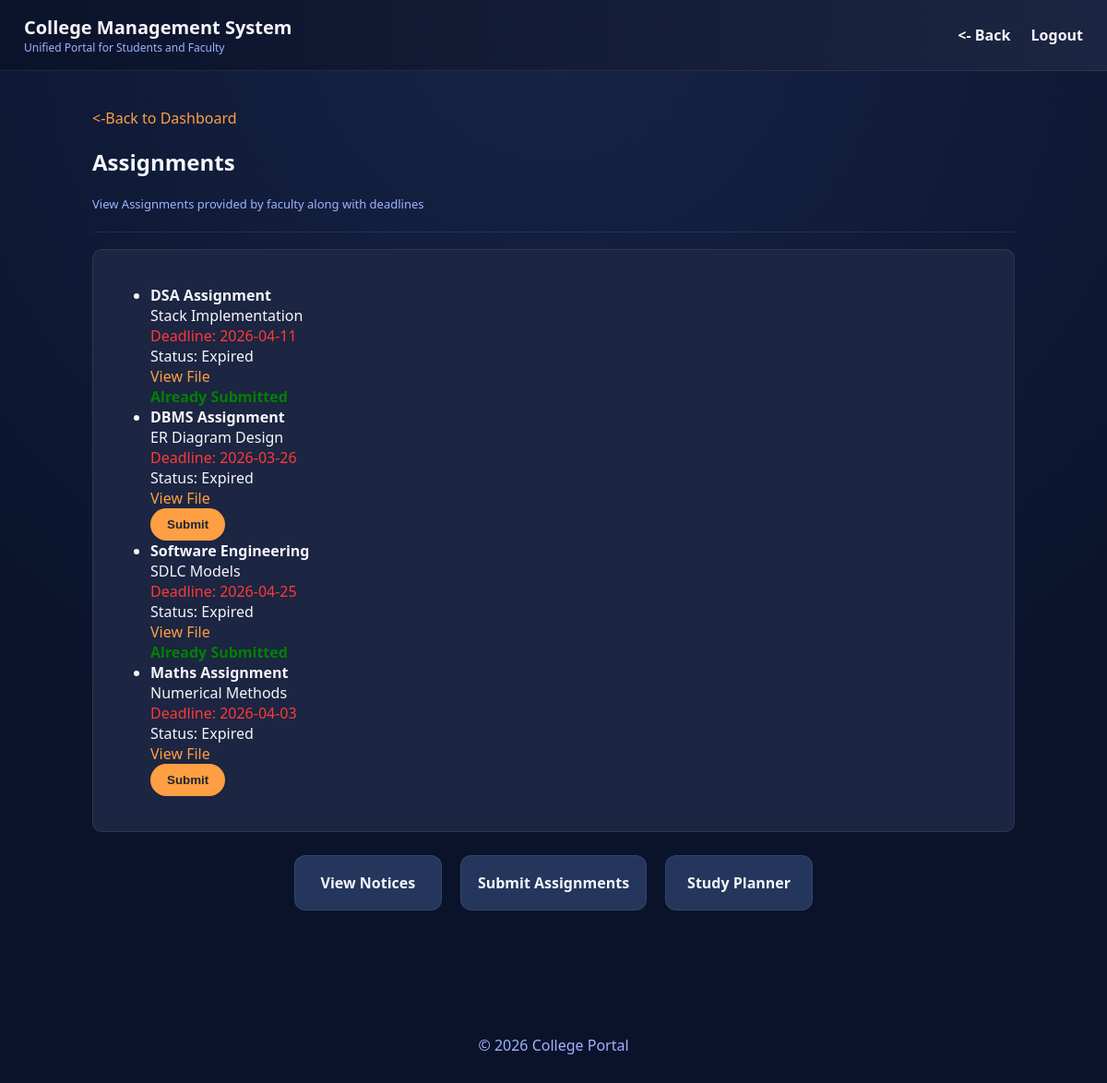
Page /student/assignments (signed in) on the committed database.
### tables this page shows
CREATE TABLE assignments (
        id integer primary key autoincrement,
        title text not null,
        description text,
        due_date text, 
        file text,
        course_id integer,
        foreign key (course_id) references courses(course_id)
    );

### app.py (the view)
@app.route("/student/assignments")
def student_assignments():
    if "user_id" not in session or session["role"] != "student":
        return redirect(url_for("index"))
    conn = get_db_connection()
    assignments = conn.execute("SELECT * FROM assignments").fetchall()
    submissions = conn.execute("SELECT assignment_id FROM submissions WHERE student_id = ?", (session["user_id"],)).fetchall()
    conn.close()
    submitted_ids = [s["assignment_id"] for s in submissions]
    today = datetime.today().date()
    updated_assignments = []
    for a in assignments:
        due = datetime.strptime(a["due_date"], "%Y-%m-%d").date()
        diff = (due - today).days
        if diff < 0:
            deadline_status = "Expired"
        elif diff == 0:
            deadline_status = "Due Today"
        else:
            deadline_status = f"Due in {diff} days"
        if a["id"] in submitted_ids:
            submit_status = "Submitted"
        else:
            submit_status = "Not Submitted"
        updated_assignments.append({
            "id": a["id"],
            "title": a["title"],
            "description": a["description"],
            "due_date": a["due_date"],
            "file": a["file"],
            "deadline_status": deadline_status,
            "submit_status": submit_status
        })
    return render_template("student/assignments.html", assignments=updated_assignments)

### app.py (called while the page is built)
def get_db_connection():
    conn = sqlite3.connect(DB_PATH)
    conn.row_factory = sqlite3.Row
    return conn

### templates/student/assignments.html (shortened to what this page needs)
<!DOCTYPE html>
<html lang="en">
<head>
    <link rel="stylesheet" href="{{url_for('static',filename='css/style.css')}}">
</head>
<body>
    <header>
        <div>
            <h1>College Management System</h1>
            <p>Unified Portal for Students and Faculty</p>
        </div>
        <nav>
            <a href="javascript:history.back()"><- Back</a>
            <a href="/logout" class="logout-btn">Logout</a>
        </nav>
    </header>
    <main>
        <div class="container">
            <a href="/student/dashboard" class="back-btn"><-Back to Dashboard</a>
            <div class="page-title">
                <h2>Assignments</h2>
                <p>View Assignments provided by faculty along with deadlines</p>
            </div>
            <section class="content-box">
                {% if assignments %} -->
                    <ul>
                        {% for a in assignments %}
                            <li>
                                <strong>{{ a.title }} </strong><br>
                                {{ a.description }} <br>
                                <span style="color: #ff3939;">
                                    Deadline: {{ a.due_date}}
                                </span> <br>
                                Status: {{ a.deadline_status }}
                                <br>
                                {% if a.file and a.file !="" %}
                                    <a href="{{url_for('static', filename='uploads/' +a.file) }}" target="_blank">
                                        View File
                                    </a>
                                {% else %}
                                    <span style="color: grey;">No File</span>
                                {% endif%} <br>
                                {% if a.submit_status == "Submitted" %}
                                    <span style="color: green; font-weight: bold;">
                                        Already Submitted
                                    </span>
                                {% else %}
                                    <a href="{{ url_for('student_submit', assignment_id=a.id) }}">
                                        <button>
                                            Submit
                                        </button>
                                    </a>
                                {% endif %}
                            </li>
                        {% endfor %}
                    </ul>
                    {% else %}
                    <p>No assignments available.</p>
                {% endif %}
            </section>
            <div class="cards">
                <a href="/student/notices" class="card-link">
                    <div class="card">
                        View Notices
                    </div>
                </a>
                <a href="/student/submit" class="card-link">
                    <div class="card">
                        Submit Assignments
                    </div>
                </a>
                <a href="/student/planner" class="card-link">
                    <div class="card"> Study Planner </div>
                </a>
            </div>
        </div>
    </main>
    <footer>
        <p>&copy; 2026 College Portal</p>
    </footer>
</body>
</html>

### static/css/style.css (style rules this page uses)
:root { --bg: radial-gradient(circle at top, #162447, #0b132b 70%); --header: linear-gradient(90deg, #0b132b, #1c2541); --panel: #1c2541; --card: #24365c; --text: #f5f6fa; --muted: #9fb3ff; --accent: #ff9f43; --border: rgba(255,255,255,0.08); }
* { box-sizing: border-box; }
body { margin: 0; font-family: 'Segoe UI', sans-serif; background: var(--bg); color: var(--text); }
header { background: var(--header); padding: 16px 26px; display: flex; justify-content: space-between; align-items: center; border-bottom: 1px solid var(--border); }
header h1 { margin: 0; font-size: 20px; }
header p { margin: 0; font-size: 12px; color: var(--muted); }
nav a { color: var(--text); margin-left: 18px; text-decoration: none; font-weight: 600; }
a { color: #ff9f43; text-decoration: none; font-weight: 500; }
main { padding: 40px 20px; min-height: 70vh; }
.container { max-width: 1000px; margin: auto; }
section, .content-box { background: var(--panel); padding: 22px; border-radius: 10px; border: 1px solid var(--border); }
.cards { display: flex; justify-content: center; gap: 20px; margin: 25px 0; }
.card { min-width: 160px; background: var(--card); padding: 18px; border-radius: 12px; text-align: center; font-weight: 600; border: 1px solid var(--border); transition: 0.25s; }
.card-link { text-decoration: none; color: inherit; }
button, .btn { background: var(--accent); color: #1e2430; padding: 10px 18px; border: none; border-radius: 25px; font-weight: 700; cursor: pointer; }
.page-title { border-bottom: 1px solid var(--border); padding-bottom: 8px; margin-bottom: 18px; }
.page-title p { color: var(--muted); font-size: 13px; }
footer { background: #0b132b; text-align: center; padding: 14px; color: var(--muted); margin-top: 40px; }

### rows in the picture
assignments: title "DSA Assignment", description "Stack Implementation", due_date "2026-04-11", deadline_status "Expired", shows "Already Submitted"
assignments: title "DBMS Assignment", description "ER Diagram Design", due_date "2026-03-26", deadline_status "Expired"
assignments: title "Software Engineering", description "SDLC Models", due_date "2026-04-25", deadline_status "Expired", shows "Already Submitted"
assignments: title "Maths Assignment", description "Numerical Methods", due_date "2026-04-03", deadline_status "Expired"
